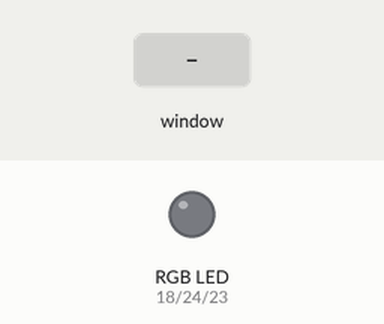
The program below on a simulated Raspberry Pi (BCM pin numbers). On the bench: an RGB LED mixed from three pins (HIGH = lit). Inputs (shaded band) come from the test bench. Dim RGB values are drawn brighter than linear; the desktop window is not drawn, its controls go by their first labels and the mouse button is held 0.15 s.

Above: at 1.2 s.
1.3 s: slider 1 in the window set to 50
At 2.5 s:
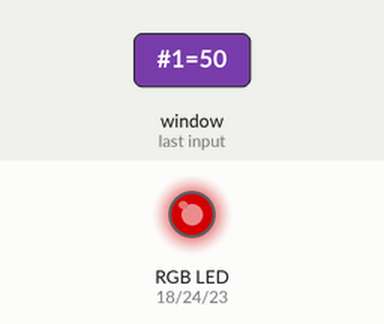
2.8 s: slider 1 in the window set to 100
At 3.9 s:
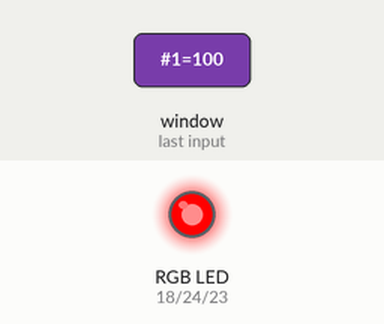
4.3 s: slider 1 in the window set to 25
At 5.0 s:
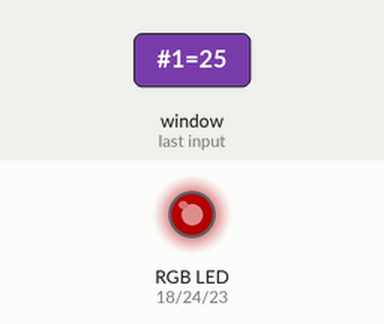
5.8 s: slider 2 in the window set to 50
At 6.1 s:
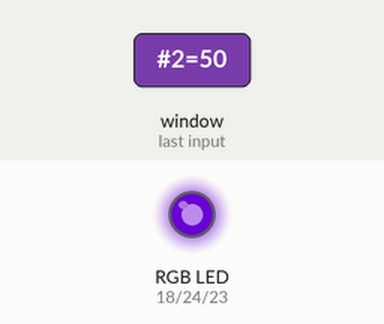
7.3 s: slider 1 in the window set to 0
At 8.5 s:
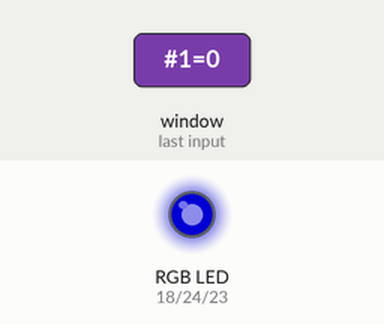
8.8 s: slider 2 in the window set to 100
At 9.6 s:
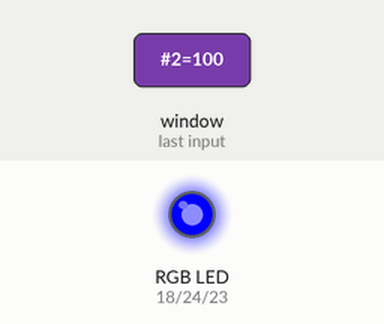
Timing chart, 0 to 11.3 s (numbered marks = the images above; inputs shaded):
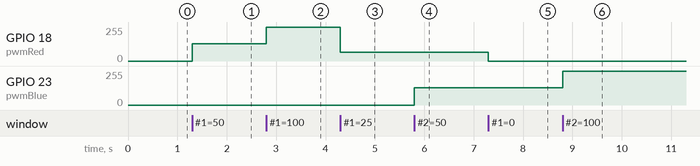

The program:

tkinter_led.py
```python
import RPi.GPIO as GPIO
import time
import tkinter as tk


GPIO.setmode(GPIO.BCM)
GPIO.setup(18, GPIO.OUT)
GPIO.setup(23, GPIO.OUT)
GPIO.setup(24, GPIO.OUT)


pwmRed = GPIO.PWM(18, 500)
pwmRed.start(0)

pwmBlue = GPIO.PWM(23, 500)
pwmBlue.start(0)

pwmGreen = GPIO.PWM(24, 500)
pwmGreen.start(0)


root = tk.Tk()
root.title('Tkinter and raspy')
root.geometry('800x500')

red = tk.IntVar()
red.set(0)
blue = tk.IntVar()
blue.set(0)
green = tk.IntVar()
green.set(0)

def change_color(n):
    pwmRed.ChangeDutyCycle(red.get())
    pwmBlue.ChangeDutyCycle(blue.get())
    pwmGreen.ChangeDutyCycle(green.get())


s1 = tk.Scale(root, label='red', orient='h', from_=0, to=100, variable=red, command=change_color)

s2 = tk.Scale(root, label='blue', orient='h', from_=0, to=100, variable=blue, command=change_color)

s3 = tk.Scale(root, label='green', orient='h', from_=0, to=100, variable=green, command=change_color)


s1.pack(fill='both')
s2.pack(fill='both')
s3.pack(fill='both')

root.mainloop()


"""
while True:
    for b in range(101):
        pwmBlue.ChangeDutyCycle(b)
        time.sleep(0.1)


    for r in range(101):
        pwmRed.ChangeDutyCycle(r)
        time.sleep(0.1)

    for b in range(101):
        pwmBlue.ChangeDutyCycle(100-b)
        time.sleep(0.1)
    pwmBlue.ChangeDutyCycle(0)

    for g in range(101):
        pwmGreen.ChangeDutyCycle(g)
        time.sleep(0.1)
#    pwmGreen.ChangeDutyCycle(0)

    for r in range(101):
        pwmRed.ChangeDutyCycle(100 - r)
        time.sleep(0.1)
    pwmRed.ChangeDutyCycle(0)

    for g in range(101):
        pwmGreen.ChangeDutyCycle(100 - g)
        time.sleep(0.1)
    pwmGreen.ChangeDutyCycle(0)
"""

GPIO.cleanup()
```

Measured:
- after the input at 1.3 s, GPIO 18 (pwmRed): 0/255 → 128/255 at once
- after the input at 2.8 s, GPIO 18 (pwmRed): 128/255 → 255/255 at once
- after the input at 4.3 s, GPIO 18 (pwmRed): 255/255 → 64/255 at once
- after the input at 5.8 s, GPIO 23 (pwmBlue): 0/255 → 128/255 at once
- after the input at 7.3 s, GPIO 18 (pwmRed): 64/255 → 0/255 at once
- after the input at 8.8 s, GPIO 23 (pwmBlue): 128/255 → 255/255 at once
